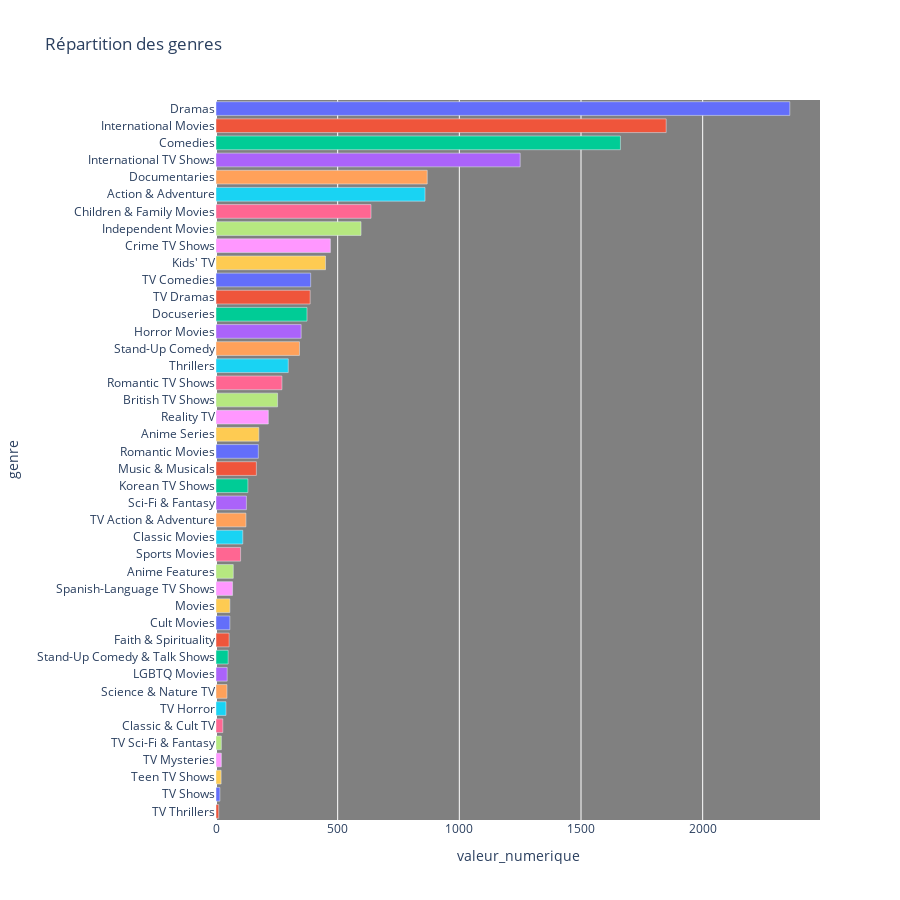
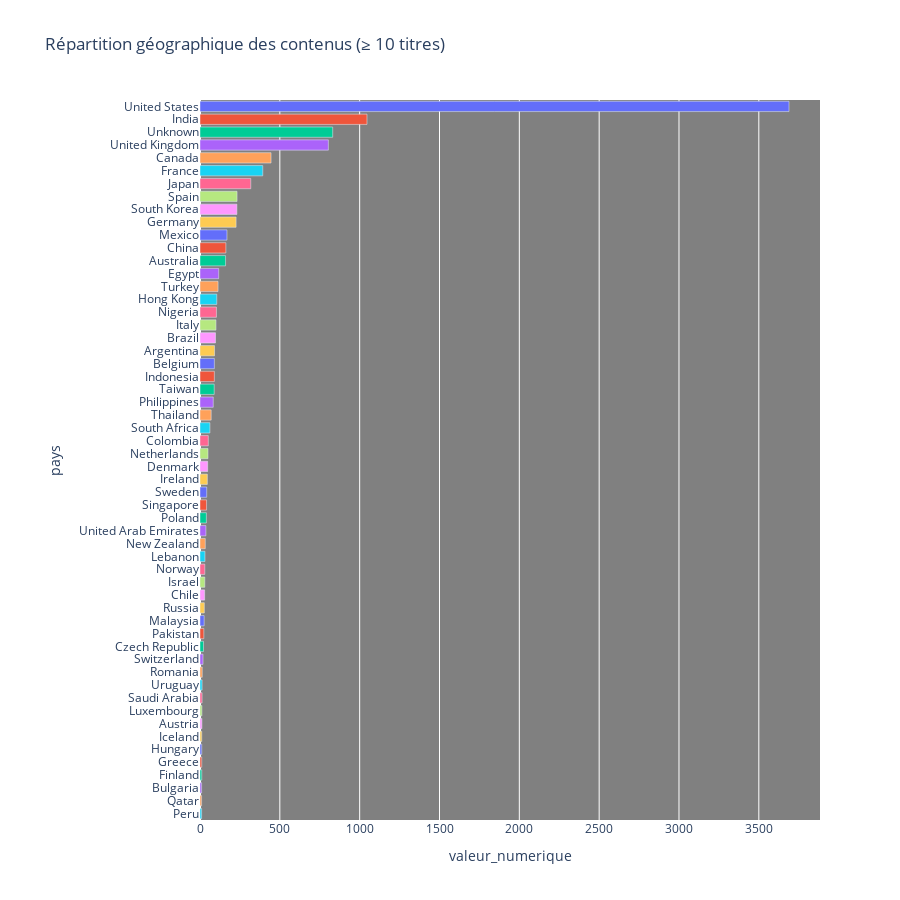
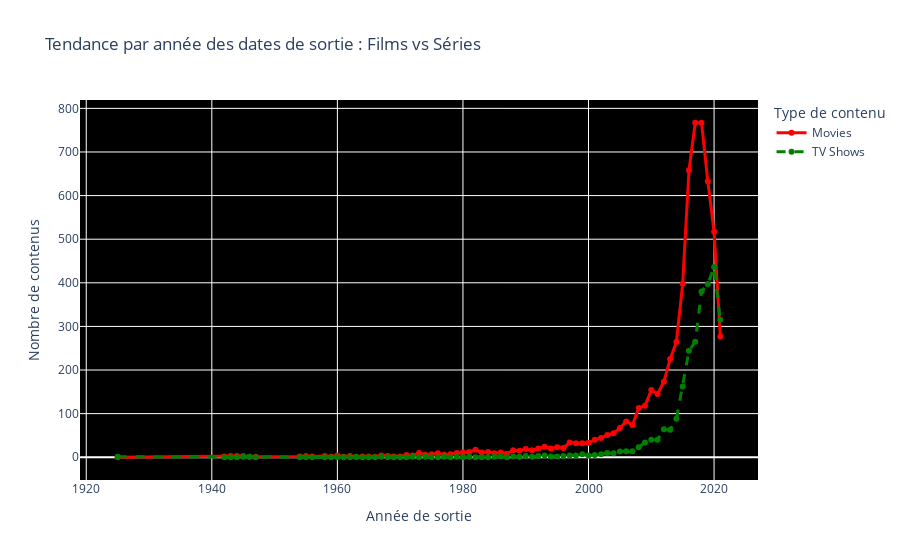
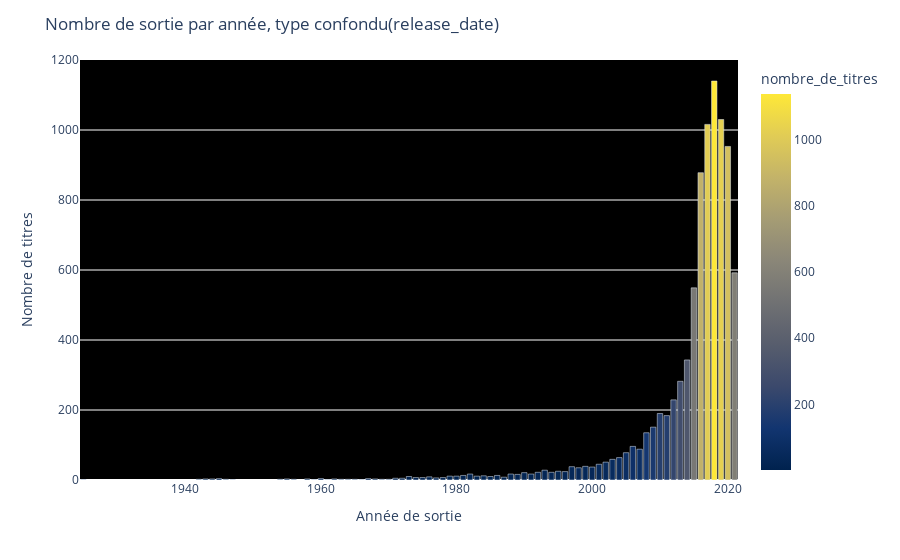

Write notebook code for charts like these, in order.
### Markdown cell above
# 4 - Visualisation graphique des analyses

### Code cell
print("\n============= VISUALISATION GRAPHIQUE DES ANALYSES DE CONTENU ================")
# 1- proportions du contenu: 
# 1-a : Pourcentage de presence par types 
#Countplot des types de contenus
plt.figure(figsize=(8,6))
# definir les noms des axes, separer l'axe x avec seaborn methode des mediane sur chaque countplots 
ax = sns.countplot(data=donnees, x="type", palette="Set2")
plt.title("Répartition des types de contenus (Films vs Séries)")
plt.xlabel("Type de contenu")
plt.ylabel("Nombre de titres")
# reutilisation des antecedent de 2-a) dans le calcul des pourcentages 
movie_pct = float(types_pourcentages["Movie"])
tv_pct    = float(types_pourcentages["TV Show"])
labels = [f"Movie : {movie_pct:.1f}%",f"TV Show : {tv_pct:.1f}%"]
# faire une legende avec plt pour passer nos proportions en format legende 
plt.legend(
    handles=[plt.Line2D([], [], color="none")] * 2,
    labels=labels,
    title="Proportions",
    loc="upper right",
    frameon=True
)
plt.show()
# utilisation des countplots pour faire ces graphiques 
# 1-b : pourcentage par genre 
# utulisation de px pour faire un diagramme en bande horizontale pour afficher le contenu listed_in 
genres_df = genres.reset_index()
genres_df.columns = ["genre", "valeur_numerique"]
fig = px.bar(
    genres_df,
    x="valeur_numerique",
    y="genre",
    orientation="h",
    color="genre",
    title="Répartition des genres"
)
fig.update_layout(
    height=900,              
    margin=dict(l=200),
    plot_bgcolor="gray",    
    showlegend=False,
)
fig.update_yaxes(dtick=1, automargin=True,)
fig.show()
# 1-c: boxplot de comparatif des duree moyenne et max du contenu
# pour le films 
movies = donnees[(donnees["type"] == "Movie") & donnees["duration"].notna()].copy()
movies["minutes"] = movies["duration"].str.extract(r"(\d+)").astype(int)
plt.figure(figsize=(6,5))
sns.boxplot(data=movies, y="minutes")
plt.ylabel("Durée des films (minutes)")
plt.title("Distribution de la durée des films")
plt.show()
#2 pour les series 
shows = donnees[(donnees["type"] == "TV Show") & donnees["duration"].notna()].copy()
shows["seasons"] = shows["duration"].str.extract(r"(\d+)").astype(int)
plt.figure(figsize=(6,5))
sns.boxplot(data=shows, y="seasons")
plt.ylabel("Durée des séries (saisons)")
plt.title("Distribution de la durée des séries")
plt.show()
#1- d : repartition geogrpahique 
# meme logique que repartition par genre, code reutiliser et modifié
# prendre des pays dont la distribution est superieur ou egale a 10, pour avoir un beau chart 
# la consequence a ce choix: la valeur unknow est biaise car on lui retire des valeurs numerique qui sont attribue a ces pays 
#inconus dont la distribution ne depasse pas 10. 
pays_filtre = pays[pays >= 10]   # garde seulement les valeurs ≥ 10
pays_df = pays_filtre.reset_index()
pays_df.columns = ["pays", "valeur_numerique"]
fig = px.bar(
    pays_df,
    x="valeur_numerique",
    y="pays",
    orientation="h",
    color="pays",
    title="Répartition géographique des contenus (≥ 10 titres)"
)
fig.update_layout(
    height=900,
    margin=dict(l=200),
    plot_bgcolor="gray",
    showlegend=False,
)
fig.update_yaxes(dtick=1, automargin=True)
fig.show()
#1-e : realisateur les plus frequent, 10 noms 
plt.figure(figsize=(8,6))
realisateurs_frequents.columns = ["director", "count"]
ax = sns.barplot(
    data=realisateurs_frequents,
    x="count",
    y="director",
    palette="viridis"
)
plt.title("Les 10 réalisateurs les plus fréquents")
plt.xlabel("Nombre de contenus")
plt.ylabel("Réalisateur")
plt.show()
#1-f: acteurs 
acteurs_frequents.columns = ["actor", "count"]
plt.figure(figsize=(8,6))
ax = sns.barplot(
    data=acteurs_frequents,
    x="count",
    y="actor",
    palette="Set2"
)
plt.title("Les 10 acteurs les plus fréquents")
plt.xlabel("Nombre de titres")
plt.ylabel("Acteur")
plt.tight_layout()
plt.show()
print("\n============= VISUALISATION GRAPHIQUE DES ANALYSES TEMPORELLE ================")
# comparaison des courbes de tendances des films et des series
# utilisation de l'objet go 
# types_tendances : index = release_year, colonnes = ["Movie", "TV Show"]
fig = go.Figure() # l'objet fiure go 
fig.add_trace(go.Scatter(
    x=types_tendances.index,
    y=types_tendances["Movie"],
    mode="lines+markers",
    name="Movies",
    line=dict(color="red", width=3)
)) # courbe de films 
fig.add_trace(go.Scatter(
    x=types_tendances.index,
    y=types_tendances["TV Show"],
    mode="lines+markers",
    name="TV Shows",
    line=dict(color="green", width=3, dash="dash")
)) # courbe de series
fig.update_layout(
    title="Tendance par année des dates de sortie : Films vs Séries",
    xaxis_title="Année de sortie",
    yaxis_title="Nombre de contenus",
    plot_bgcolor="black",
    paper_bgcolor="white",
    legend_title="Type de contenu"
) # modification du layout des courbes 
fig.update_xaxes(showgrid=True, gridcolor="white")
fig.update_yaxes(showgrid=True, gridcolor="white", type="linear") # modification du background 
fig.show()
# barre plot du nombre de sortie par annee de facon confondu
#utilisation de px. 
annees_sortie = donnees_temp.groupby("release_year").size().reset_index(name="nombre_de_titres")
fig = px.bar(
    annees_sortie,
    x="release_year",
    y="nombre_de_titres",
    color="nombre_de_titres",
    color_continuous_scale="Cividis",  # ou "Blues", "Plasma", etc.
)
fig.update_layout(
    title="Nombre de sortie par année, type confondu(release_date)",
    xaxis_title="Année de sortie",
    yaxis_title="Nombre de titres",
    plot_bgcolor="black",
    paper_bgcolor="white",
)
fig.show()
# graphique des ajouts de contenue sur netflix par annee/ en fonction de la periode de temps
#les mois sont pris en compte 
ajout_par_annee = (
    donnees_temp
    .groupby(donnees_temp["date_added"].dt.year)
    .size()
    .reset_index(name="nombre_de_titres")
    .rename(columns={"date_added": "annee_ajout"})
    .sort_values("annee_ajout")
)

fig = px.bar(
    ajout_par_annee,
    x="annee_ajout",
    y="nombre_de_titres",
    color="nombre_de_titres",
    color_continuous_scale="Cividis",
    title="Nombre de titres ajoutés par année",
)

fig.update_layout(
    xaxis_title="Année d'ajout",
    yaxis_title="Nombre de titres",
    plot_bgcolor="black",
    paper_bgcolor="white",
)
#graphique des dates par mois 
ajout_par_mois = (
    donnees_temp
    .groupby(donnees_temp["date_added"].dt.month)
    .size()
    .reset_index(name="nombre_de_titres")
    .rename(columns={"date_added": "mois_num"})
)
# rendre les dates en int 
ajout_par_mois["mois_num"] = ajout_par_mois["mois_num"].astype(int)
ajout_par_mois["mois"] = ajout_par_mois["mois_num"].apply(lambda m: calendar.month_name[m])
ajout_par_mois = ajout_par_mois.sort_values("mois_num")

fig = px.bar(
    ajout_par_mois,
    x="mois",
    y="nombre_de_titres",
    color="nombre_de_titres",
    color_continuous_scale="Cividis",
    title="Nombre de titres ajoutés par mois (toutes années confondues)",
)
fig.update_layout(
    xaxis_title="Mois", 
    yaxis_title="Nombre de titres",
    plot_bgcolor="black",
    paper_bgcolor="white",)
fig.show()

# ===== Tendance annuelle =====
fig_annee = px.line(
    ajout_par_annee,
    x="annee_ajout",
    y="nombre_de_titres",
    title="Tendance annuelle des ajouts",
)
fig_annee.update_traces(
    name="Ajouts annuels",         
    showlegend=True,
    line=dict(color="orange", width=3, dash="dash"),
)
fig_annee.update_layout(
    legend_title_text="Série temporelle",  
    legend=dict(
        x=0.02,
        y=0.98,
        bgcolor="rgba(255,255,255,0.7)",
        bordercolor="black",
        borderwidth=1,
    ),
)
# ===== Tendance mensuelle =====
fig_mois = ajout_par_mois_tac.plot.line(backend="plotly")
fig_mois.update_traces(
    name="Ajouts mensuels",   # texte de légende
    line=dict(color="red", width=3, dash="solid")
)
fig_mois.update_layout(
    title="Tendance mensuelle des ajouts",
    xaxis_title="Date (mois)",
    yaxis_title="Nombre de titres",
    legend_title_text="Type de courbe",
    legend=dict(
        x=0.02,
        y=0.98,
        bgcolor="rgba(255,255,255,0.7)",
        bordercolor="black",
        borderwidth=1,
    ),
)
fig_annee.show()
fig_mois.show()
